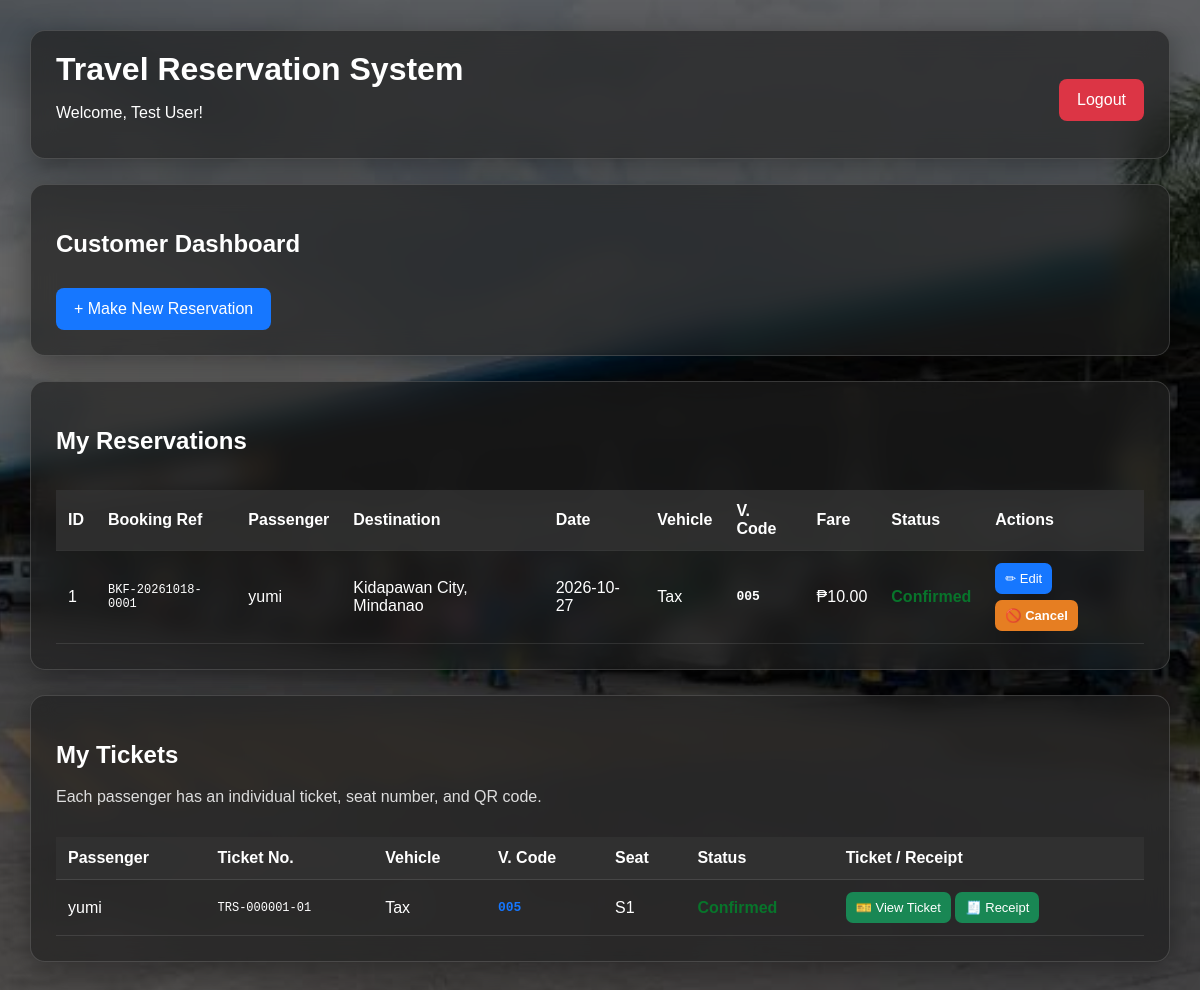
The app's page /dashboard (signed in), older data.
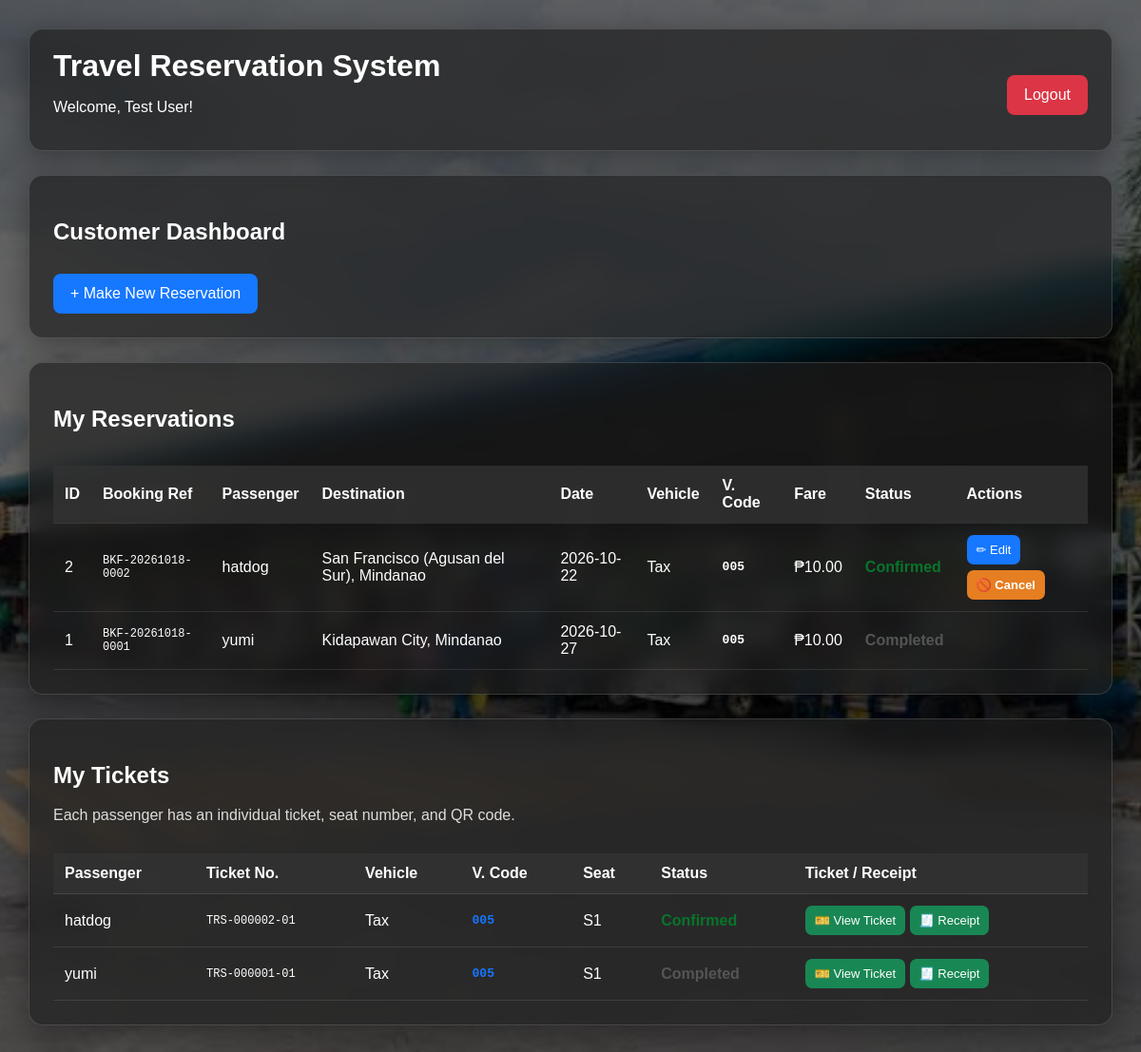
The same page, newer data.
### tables this page shows
CREATE TABLE reservations (
            reservation_id INTEGER PRIMARY KEY AUTOINCREMENT,
            user_id INTEGER NOT NULL,
            passenger_name TEXT NOT NULL,
            contact TEXT NOT NULL,
            starting_location TEXT NOT NULL,
            origin TEXT NOT NULL,
            destination TEXT NOT NULL,
            travel_date TEXT NOT NULL,
            travel_time TEXT NOT NULL,
            vehicle TEXT NOT NULL,
            passengers INTEGER NOT NULL,
            distance REAL DEFAULT 0,
            fare REAL DEFAULT 0,
            status TEXT DEFAULT 'Pending', seat_number TEXT DEFAULT '', ticket_number TEXT DEFAULT '', booking_type
            TEXT DEFAULT 'Ride Reservation', passenger_names TEXT, booking_reference TEXT, vehicle_code TEXT,
            FOREIGN KEY (user_id) REFERENCES users(user_id)
        );

CREATE TABLE tickets (
            ticket_id INTEGER PRIMARY KEY AUTOINCREMENT,
            reservation_id INTEGER NOT NULL,
            user_id INTEGER NOT NULL,
            passenger_name TEXT NOT NULL,
            contact TEXT NOT NULL,
            starting_location TEXT NOT NULL,
            origin TEXT NOT NULL,
            destination TEXT NOT NULL,
            travel_date TEXT NOT NULL,
            travel_time TEXT NOT NULL,
            vehicle TEXT NOT NULL,
            seat_number TEXT NOT NULL,
            fare REAL DEFAULT 0,
            status TEXT DEFAULT 'Pending',
            booking_type TEXT,
            passengers INTEGER DEFAULT 1,
            ticket_number TEXT UNIQUE NOT NULL, vehicle_code TEXT,
            FOREIGN KEY (reservation_id)
                REFERENCES reservations(reservation_id),
            FOREIGN KEY (user_id)
                REFERENCES users(user_id)
        );

### TravelReservationSystem/app.py (the view)
@app.route("/dashboard")
def dashboard():
    if "user_id" not in session:
        return redirect(url_for("login"))
    if session.get("username") == "admin":
        return redirect(url_for("admin_dashboard"))
    conn = get_db()
    reservations = conn.execute(
        """
        SELECT *
        FROM reservations
        WHERE user_id = ?
        ORDER BY reservation_id DESC
        """,
        (session["user_id"],)
    ).fetchall()
    tickets = conn.execute(
        """
        SELECT *
        FROM tickets
        WHERE user_id = ?
        ORDER BY ticket_id DESC
        """,
        (session["user_id"],)
    ).fetchall()
    conn.close()
    return render_template(
        "dashboard.html",
        full_name=session["full_name"],
        reservations=reservations,
        tickets=tickets
    )

### TravelReservationSystem/app.py (called while the page is built)
def get_db():
    conn = sqlite3.connect(DATABASE, timeout=30)
    conn.row_factory = sqlite3.Row
    return conn

### TravelReservationSystem/templates/dashboard.html (shortened to what this page needs)
<!DOCTYPE html>
<html>
<head>
    <link rel="stylesheet" href="{{ url_for('static', filename='css/style.css') }}">
</head>
<body>
<div class="dashboard">
    <div class="dashboard-header">
        <div>
            <h1>Travel Reservation System</h1>
            <p>Welcome, {{ full_name }}!</p>
        </div>
        <a class="logout-btn" href="{{ url_for('logout') }}">Logout</a>
    </div>
    <div class="dashboard-card">
        <h2>Customer Dashboard</h2>
        <a class="main-btn" href="{{ url_for('reservation') }}">+ Make New Reservation</a>
    </div>
    <div class="dashboard-card">
        <h2>My Reservations</h2>
        <div class="table-container">
            <table>
                <thead>
                    <tr>
                        <th>ID</th><th>Booking Ref</th><th>Passenger</th><th>Destination</th><th>Date</th>
                        <th>Vehicle</th><th>V. Code</th><th>Fare</th><th>Status</th><th>Actions</th>
                    </tr>
                </thead>
                <tbody>
                {% for r in reservations %}
                    <tr>
                        <td>{{ r['reservation_id'] }}</td>
                        <td style="font-family:monospace;font-size:12px">{{ r['booking_reference'] or '—' }}</td>
                        <td>{{ r['passenger_name'] }}{% if r['passengers']|int > 1 %} (+{{ r['passengers']|int - 1 }}){% endif %}</td>
                        <td>{{ r['destination'] }}</td>
                        <td>{{ r['travel_date'] }}</td>
                        <td>{{ r['vehicle'] }}</td>
                        <td style="font-family:monospace;font-weight:700">{{ r['vehicle_code'] or '—' }}</td>
                        <td>₱{{ '%.2f'|format(r['fare']|float) }}</td>
                        <td class="status {{ r['status']|lower }}">{{ r['status'] }}</td>
                        <td>
                            <div class="action-row">
                                {% if r['status'] not in ['Cancelled', 'Completed'] %}
                                    <a class="action-btn edit" href="{{ url_for('edit_reservation', reservation_id=r['reservation_id']) }}">✏ Edit</a>
                                    <form class="action-form" method="POST" action="{{ url_for('cancel_reservation', reservation_id=r['reservation_id']) }}" onsubmit="return confirm('Cancel this reservation?');">
                                        <button class="action-btn cancel" type="submit">🚫 Cancel</button>
                                    </form>
                                {% endif %}
                            </div>
                        </td>
                    </tr>
                {% else %}
                    <tr><td colspan="10">No reservations yet.</td></tr>
                {% endfor %}
                </tbody>
            </table>
        </div>
    </div>
    <div class="dashboard-card">
        <h2>My Tickets</h2>
        <p>Each passenger has an individual ticket, seat number, and QR code.</p>
        <div class="table-container">
            <table>
                <thead>
                    <tr><th>Passenger</th><th>Ticket No.</th><th>Vehicle</th><th>V. Code</th><th>Seat</th><th>Status</th><th>Ticket / Receipt</th></tr>
                </thead>
                <tbody>
                {% for t in tickets %}
                    <tr>
                        <td>{{ t['passenger_name'] }}</td>
                        <td style="font-family:monospace;font-size:12px">{{ t['ticket_number'] }}</td>
                        <td>{{ t['vehicle'] }}</td>
                        <td style="font-family:monospace;font-weight:700;color:#1677ff">{{ t['vehicle_code'] or '—' }}</td>
                        <td>{{ t['seat_number'] }}</td>
                        <td class="status {{ t['status']|lower }}">{{ t['status'] }}</td>
                        <td><a class="action-btn ticket" href="{{ url_for('view_ticket', ticket_number=t['ticket_number']) }}">🎫 View Ticket</a> <a class="action-btn ticket" href="{{ url_for('view_receipt', ticket_number=t['ticket_number']) }}">🧾 Receipt</a></td>
                    </tr>
                {% else %}
                    <tr><td colspan="6">No tickets yet.</td></tr>
                {% endfor %}
                </tbody>
            </table>
        </div>
    </div>
</div>
</body>
</html>

### TravelReservationSystem/static/css/style.css (style rules this page uses)
* { box-sizing: border-box; }
body { margin: 0; font-family: Arial, sans-serif; min-height: 100vh; background: linear-gradient( rgba(0, 0, 0, 0.60), rgba(0, 0, 0, 0.60) ), url("/static/assets/Background.jpg") center center / cover no-repeat fixed; }
h1 { text-align: center; margin-bottom: 8px; }
button { width: 100%; padding: 13px; margin-top: 22px; border: none; border-radius: 8px; background: #1677ff; color: white; font-size: 16px; font-weight: bold; cursor: pointer; }
a { color: #4da6ff; text-decoration: none; }
.dashboard { min-height: 100vh; padding: 30px; color: #ffffff; }
.dashboard-header, .dashboard-card { background: rgba(30, 30, 30, 0.65); backdrop-filter: blur(12px); -webkit-backdrop-filter: blur(12px); border: 1px solid rgba(255, 255, 255, 0.15); color: #ffffff; padding: 25px; border-radius: 15px; margin-bottom: 25px; box-shadow: 0 8px 32px 0 rgba(0, 0, 0, 0.37); }
.dashboard-header { display: flex; justify-content: space-between; align-items: center; padding: 20px 25px; }
.dashboard-header h1 { text-align: left; margin: 0; }
.dashboard-card p, .dashboard-card span, .dashboard-card div { color: #ddd; }
.main-btn, .logout-btn { display: inline-block; padding: 12px 18px; border-radius: 8px; background: #1677ff; color: white; text-decoration: none; margin-top: 10px; }
.logout-btn { background: #dc3545; }
.table-container { overflow-x: auto; }
table { width: 100%; border-collapse: collapse; margin-top: 15px; color: #fff; }
th, td { padding: 12px; border-bottom: 1px solid rgba(255, 255, 255, 0.1); text-align: left; }
th { background: rgba(50, 50, 50, 0.8); color: #fff; }

### TravelReservationSystem/templates/dashboard.html (style rules this page uses)
.action-row { display:flex; flex-wrap:wrap; gap:6px; }
.action-btn { display:inline-block; padding:8px 10px; border-radius:7px; color:#fff; text-decoration:none; border:0; cursor:pointer; font-size:13px; margin:0; width:auto; }
.edit { background:#1677ff; }
.cancel { background:#e67e22; }
.ticket { background:#198754; }
.action-form { display:inline; }
.status { font-weight:bold; }
.confirmed { color:#08752b; }
.completed { color:#555; }

Row changes from the older to the newer data that the page shows:
added reservations: reservation_id "2", booking_reference "BKF-20261018-0002", passenger_name "hatdog", destination "San Francisco (Agusan del Sur), Mindanao", travel_date "2026-10-22", vehicle "Tax", vehicle_code "005", fare "10.00", status "Confirmed"
changed reservations "yumi": status "Confirmed" → "Completed"; no longer shows "✏ Edit 🚫 Cancel"
added tickets: passenger_name "hatdog", ticket_number "TRS-000002-01", vehicle "Tax", vehicle_code "005", seat_number "S1", status "Confirmed"
changed tickets "yumi": status "Confirmed" → "Completed"
